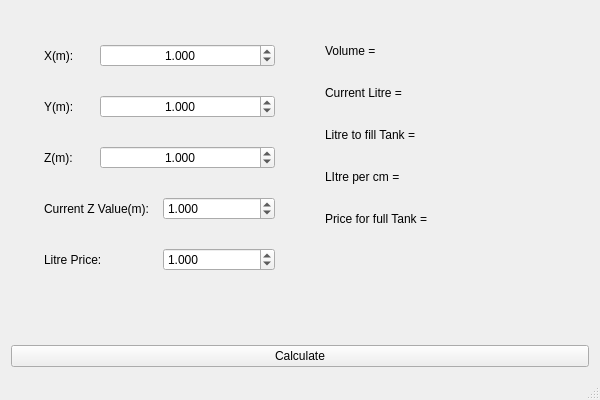
<?xml version="1.0" encoding="UTF-8"?>
<ui version="4.0">
 <class>MainWindow</class>
 <widget class="QMainWindow" name="MainWindow">
  <property name="geometry">
   <rect>
    <x>0</x>
    <y>0</y>
    <width>600</width>
    <height>400</height>
   </rect>
  </property>
  <property name="minimumSize">
   <size>
    <width>600</width>
    <height>400</height>
   </size>
  </property>
  <property name="maximumSize">
   <size>
    <width>600</width>
    <height>400</height>
   </size>
  </property>
  <property name="windowTitle">
   <string>Calcutale Volume of Cubic Objects</string>
  </property>
  <widget class="QWidget" name="centralWidget">
   <layout class="QVBoxLayout" name="verticalLayout">
    <item>
     <widget class="QWidget" name="AreaWidget" native="true">
      <layout class="QHBoxLayout" name="horizontalLayout">
       <item>
        <widget class="QWidget" name="InputWidget" native="true">
         <layout class="QGridLayout" name="gridLayout">
          <item row="5" column="0">
           <spacer name="verticalSpacer">
            <property name="orientation">
             <enum>Qt::Vertical</enum>
            </property>
            <property name="sizeHint" stdset="0">
             <size>
              <width>20</width>
              <height>40</height>
             </size>
            </property>
           </spacer>
          </item>
          <item row="3" column="0">
           <widget class="QWidget" name="CurrentZValueWidget" native="true">
            <layout class="QHBoxLayout" name="horizontalLayout_5">
             <item>
              <widget class="QLabel" name="currenZvalue">
               <property name="text">
                <string>Current Z Value(m):</string>
               </property>
              </widget>
             </item>
             <item>
              <widget class="QDoubleSpinBox" name="currZVal">
               <property name="decimals">
                <number>3</number>
               </property>
               <property name="maximum">
                <double>10000.000000000000000</double>
               </property>
               <property name="value">
                <double>1.000000000000000</double>
               </property>
              </widget>
             </item>
            </layout>
           </widget>
          </item>
          <item row="2" column="0">
           <widget class="QWidget" name="Z_Axis_Widget" native="true">
            <layout class="QHBoxLayout" name="horizontalLayout_4">
             <item>
              <widget class="QLabel" name="Z_Axis">
               <property name="maximumSize">
                <size>
                 <width>50</width>
                 <height>16777215</height>
                </size>
               </property>
               <property name="text">
                <string>Z(m):</string>
               </property>
              </widget>
             </item>
             <item>
              <widget class="QDoubleSpinBox" name="Z_Axis_Spinbox">
               <property name="layoutDirection">
                <enum>Qt::LeftToRight</enum>
               </property>
               <property name="alignment">
                <set>Qt::AlignCenter</set>
               </property>
               <property name="decimals">
                <number>3</number>
               </property>
               <property name="maximum">
                <double>10000.000000000000000</double>
               </property>
               <property name="value">
                <double>1.000000000000000</double>
               </property>
              </widget>
             </item>
            </layout>
           </widget>
          </item>
          <item row="0" column="0">
           <widget class="QWidget" name="X_Axis_Widget" native="true">
            <layout class="QHBoxLayout" name="horizontalLayout_2">
             <item>
              <widget class="QLabel" name="X_axis">
               <property name="maximumSize">
                <size>
                 <width>50</width>
                 <height>16777215</height>
                </size>
               </property>
               <property name="text">
                <string>X(m):</string>
               </property>
              </widget>
             </item>
             <item>
              <widget class="QDoubleSpinBox" name="X_Axis_Spinbox">
               <property name="acceptDrops">
                <bool>false</bool>
               </property>
               <property name="alignment">
                <set>Qt::AlignCenter</set>
               </property>
               <property name="decimals">
                <number>3</number>
               </property>
               <property name="maximum">
                <double>10000.000000000000000</double>
               </property>
               <property name="value">
                <double>1.000000000000000</double>
               </property>
              </widget>
             </item>
            </layout>
           </widget>
          </item>
          <item row="1" column="0">
           <widget class="QWidget" name="Y_Axis_Widget" native="true">
            <layout class="QHBoxLayout" name="horizontalLayout_3">
             <item>
              <widget class="QLabel" name="Y_axis">
               <property name="maximumSize">
                <size>
                 <width>50</width>
                 <height>16777215</height>
                </size>
               </property>
               <property name="text">
                <string>Y(m):</string>
               </property>
              </widget>
             </item>
             <item>
              <widget class="QDoubleSpinBox" name="Y_Axis_Spinbox">
               <property name="alignment">
                <set>Qt::AlignCenter</set>
               </property>
               <property name="decimals">
                <number>3</number>
               </property>
               <property name="maximum">
                <double>10000.000000000000000</double>
               </property>
               <property name="value">
                <double>1.000000000000000</double>
               </property>
              </widget>
             </item>
            </layout>
           </widget>
          </item>
          <item row="4" column="0">
           <widget class="QWidget" name="LitreValueWidget" native="true">
            <layout class="QHBoxLayout" name="horizontalLayout_6">
             <item>
              <widget class="QLabel" name="LitreValue_2">
               <property name="text">
                <string>Litre Price:</string>
               </property>
              </widget>
             </item>
             <item>
              <widget class="QDoubleSpinBox" name="litrePrice">
               <property name="decimals">
                <number>3</number>
               </property>
               <property name="maximum">
                <double>10000.000000000000000</double>
               </property>
               <property name="value">
                <double>1.000000000000000</double>
               </property>
              </widget>
             </item>
            </layout>
           </widget>
          </item>
         </layout>
        </widget>
       </item>
       <item>
        <widget class="QWidget" name="OutputWidget" native="true">
         <layout class="QVBoxLayout" name="verticalLayout_2">
          <item>
           <widget class="QWidget" name="VolumeWidget" native="true">
            <layout class="QHBoxLayout" name="horizontalLayout_7">
             <item>
              <widget class="QLabel" name="Volume">
               <property name="maximumSize">
                <size>
                 <width>100</width>
                 <height>16777215</height>
                </size>
               </property>
               <property name="text">
                <string>Volume =</string>
               </property>
              </widget>
             </item>
             <item>
              <widget class="QLabel" name="VolumeValue">
               <property name="text">
                <string/>
               </property>
              </widget>
             </item>
            </layout>
           </widget>
          </item>
          <item>
           <widget class="QWidget" name="CurrentLitreWidget" native="true">
            <layout class="QHBoxLayout" name="horizontalLayout_8">
             <item>
              <widget class="QLabel" name="CurrLitre">
               <property name="maximumSize">
                <size>
                 <width>100</width>
                 <height>16777215</height>
                </size>
               </property>
               <property name="text">
                <string>Current Litre =</string>
               </property>
              </widget>
             </item>
             <item>
              <widget class="QLabel" name="CurrLitreValue">
               <property name="text">
                <string/>
               </property>
              </widget>
             </item>
            </layout>
           </widget>
          </item>
          <item>
           <widget class="QWidget" name="FillTank" native="true">
            <layout class="QHBoxLayout" name="horizontalLayout_9">
             <item>
              <widget class="QLabel" name="LitreFill">
               <property name="maximumSize">
                <size>
                 <width>120</width>
                 <height>16777215</height>
                </size>
               </property>
               <property name="text">
                <string>Litre to fill Tank =</string>
               </property>
              </widget>
             </item>
             <item>
              <widget class="QLabel" name="LitreValue">
               <property name="text">
                <string/>
               </property>
              </widget>
             </item>
            </layout>
           </widget>
          </item>
          <item>
           <widget class="QWidget" name="LitrePerCM" native="true">
            <layout class="QHBoxLayout" name="horizontalLayout_11">
             <item>
              <widget class="QLabel" name="LitrePerCmLabel">
               <property name="maximumSize">
                <size>
                 <width>120</width>
                 <height>16777215</height>
                </size>
               </property>
               <property name="text">
                <string>LItre per cm =</string>
               </property>
              </widget>
             </item>
             <item>
              <widget class="QLabel" name="litrePerCMvalue">
               <property name="text">
                <string/>
               </property>
              </widget>
             </item>
            </layout>
           </widget>
          </item>
          <item>
           <widget class="QWidget" name="PriceToFill" native="true">
            <layout class="QHBoxLayout" name="horizontalLayout_10">
             <item>
              <widget class="QLabel" name="Price">
               <property name="maximumSize">
                <size>
                 <width>140</width>
                 <height>16777215</height>
                </size>
               </property>
               <property name="text">
                <string>Price for full Tank =</string>
               </property>
              </widget>
             </item>
             <item>
              <widget class="QLabel" name="PriceValue">
               <property name="text">
                <string/>
               </property>
              </widget>
             </item>
            </layout>
           </widget>
          </item>
          <item>
           <spacer name="verticalSpacer_2">
            <property name="orientation">
             <enum>Qt::Vertical</enum>
            </property>
            <property name="sizeHint" stdset="0">
             <size>
              <width>20</width>
              <height>40</height>
             </size>
            </property>
           </spacer>
          </item>
         </layout>
        </widget>
       </item>
      </layout>
     </widget>
    </item>
    <item>
     <widget class="QPushButton" name="pushButton">
      <property name="text">
       <string>Calculate</string>
      </property>
     </widget>
    </item>
   </layout>
  </widget>
  <widget class="QMenuBar" name="menuBar">
   <property name="geometry">
    <rect>
     <x>0</x>
     <y>0</y>
     <width>600</width>
     <height>22</height>
    </rect>
   </property>
  </widget>
  <widget class="QStatusBar" name="statusBar"/>
 </widget>
 <layoutdefault spacing="6" margin="11"/>
 <tabstops>
  <tabstop>X_Axis_Spinbox</tabstop>
  <tabstop>Y_Axis_Spinbox</tabstop>
  <tabstop>Z_Axis_Spinbox</tabstop>
  <tabstop>currZVal</tabstop>
  <tabstop>litrePrice</tabstop>
  <tabstop>pushButton</tabstop>
 </tabstops>
 <resources/>
 <connections/>
</ui>
